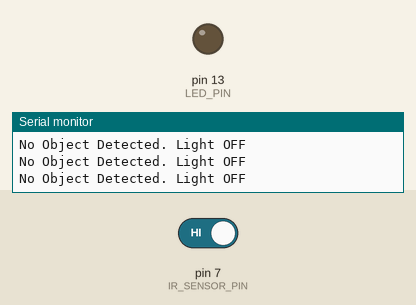
Recording of a sketch running on a simulated Arduino Uno, built with avr-gcc and run on an emulated ATmega328P. On the bench: output pins drawn as LEDs (lit = HIGH), the last lines printed to the serial monitor. The test bench sets the inputs (shaded band); at power-on: pin 7 (IR_SENSOR_PIN) HIGH.

Above: at 1.8 s.
1.9 s: pin 7 (IR_SENSOR_PIN) driven LOW
At 2.5 s:
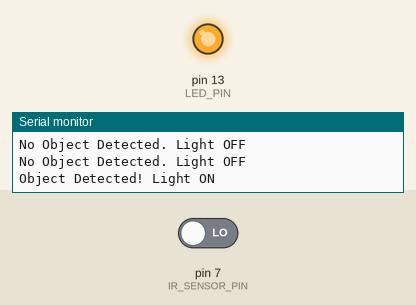
3.5 s: pin 7 (IR_SENSOR_PIN) driven HIGH
At 4.8 s:
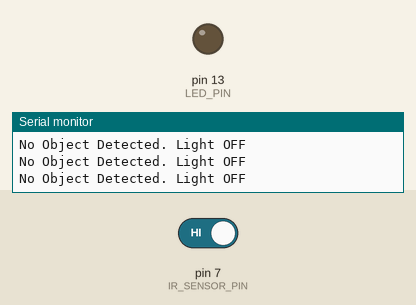
Timing chart, 0 to 6.5 s (numbered marks = the images above; inputs shaded):
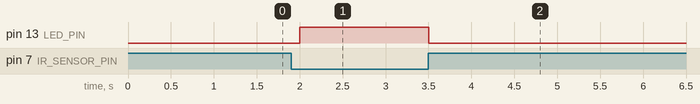

Measured:
- after the input at 1.9 s, pin 13 (LED_PIN): LOW → HIGH after 0.10 s
- after the input at 3.5 s, pin 13 (LED_PIN): HIGH → LOW at once

The sketch:

Home_Automation_-_Automatic_Light_Control.ino
```cpp
#define IR_SENSOR_PIN 7  // Define IR sensor input pin
#define LED_PIN 13       // Define LED output pin

void setup() {
    pinMode(IR_SENSOR_PIN, INPUT);  // Set pin 7 as input
    pinMode(LED_PIN, OUTPUT);  // Set LED pin as output
    Serial.begin(9600);  // Start serial communication
}

void loop() {
    int sensorValue = digitalRead(IR_SENSOR_PIN);  // Read IR sensor data

    if (sensorValue == LOW) {  // Object detected
        digitalWrite(LED_PIN, HIGH);  // Turn LED ON
        Serial.println("Object Detected! Light ON");
    } else {
        digitalWrite(LED_PIN, LOW);  // Turn LED OFF
        Serial.println("No Object Detected. Light OFF");
    }

    delay(500);
}
```
